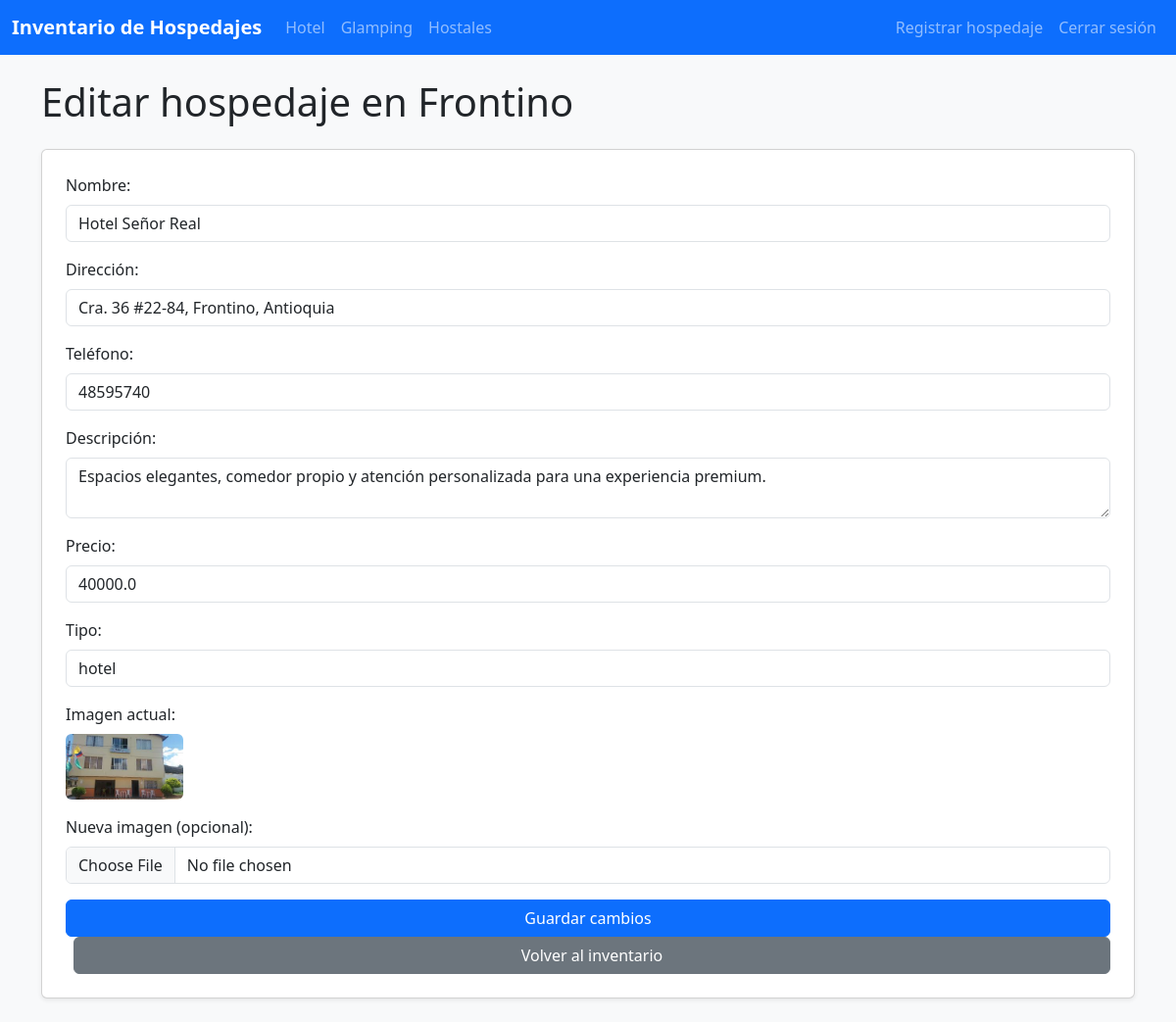
Page /editar/3 (signed in) on the committed database.
### tables this page shows
CREATE TABLE hospedajes (
    id INTEGER PRIMARY KEY AUTOINCREMENT,
    nombre TEXT NOT NULL,
    direccion TEXT NOT NULL,
    telefono TEXT NOT NULL,
    descripcion TEXT,
    precio REAL DEFAULT 0.0,
    tipo TEXT,
    imagen TEXT
);

### app.py (the view)
@app.route('/editar/<int:id>', methods=['GET', 'POST'])
def editar(id):
    if session.get('usuario') != 'admin':
        return redirect(url_for('login'))
    conn = sqlite3.connect('inventario.db')
    c = conn.cursor()
    if request.method == 'POST':
        nombre = request.form['nombre']
        direccion = request.form['direccion']
        telefono = request.form['telefono']
        descripcion = request.form['descripcion']
        precio = request.form.get('precio', 0)
        tipo = request.form.get('tipo', '')
        imagen_file = request.files.get('imagen')
        imagen_path = request.form.get('imagen_actual', '')
        if imagen_file and imagen_file.filename:
            filename = f"{nombre.replace(' ', '_')}_{imagen_file.filename}"
            save_path = os.path.join(app.config['UPLOAD_FOLDER'], filename)
            imagen_file.save(save_path)
            imagen_path = save_path.replace('\\', '/').replace('c:/Users/Yamile/Desktop/Sistema de Inventario/', '')
        c.execute('''UPDATE hospedajes SET nombre=?, direccion=?, telefono=?, descripcion=?, precio=?, tipo=?, imagen=? WHERE id=?''',
              (nombre, direccion, telefono, descripcion, precio, tipo, imagen_path, id))
        conn.commit()
        conn.close()
        return redirect(url_for('index'))
    else:
        c.execute('SELECT * FROM hospedajes WHERE id = ?', (id,))
        hospedaje = c.fetchone()
        conn.close()
        if not hospedaje:
            return redirect(url_for('index'))
        return render_template('editar.html', hospedaje=hospedaje)

### templates/editar.html (shortened to what this page needs)
<!DOCTYPE html>
<html lang="es">
<head>
<head>
    <link href="https://cdn.jsdelivr.net/npm/bootstrap@5.3.2/dist/css/bootstrap.min.css" rel="stylesheet">
</head>
<nav class="navbar navbar-expand-lg navbar-dark bg-primary">
    <div class="container-fluid">
        <a class="navbar-brand fw-bold" href="{{ url_for('index') }}">Inventario de Hospedajes</a>
        <div class="collapse navbar-collapse" id="navbarNav">
            <ul class="navbar-nav me-auto">
                <li class="nav-item">
                    <a class="nav-link" href="{{ url_for('hospedajes_por_tipo', tipo='hotel') }}">Hotel</a>
                </li>
                <li class="nav-item">
                    <a class="nav-link" href="{{ url_for('hospedajes_por_tipo', tipo='glamping') }}">Glamping</a>
                </li>
                <li class="nav-item">
                    <a class="nav-link" href="{{ url_for('hospedajes_por_tipo', tipo='hostal') }}">Hostales</a>
                </li>
            </ul>
            <ul class="navbar-nav ms-auto">
                <li class="nav-item">
                    <a class="nav-link" href="{{ url_for('registrar') }}">Registrar hospedaje</a>
                </li>
                <li class="nav-item">
                    <a class="nav-link" href="{{ url_for('logout') }}">Cerrar sesión</a>
                </li>
            </ul>
        </div>
    </div>
</nav>
    <body class="bg-light">
        <div class="container py-4">
            <h1 class="mb-4">Editar hospedaje en Frontino</h1>
            <form method="post" enctype="multipart/form-data" class="card p-4 shadow-sm">
                <div class="mb-3">
                    <label class="form-label">Nombre:</label>
                    <input type="text" class="form-control" name="nombre" value="{{ hospedaje[1] }}" required>
                </div>
                <div class="mb-3">
                    <label class="form-label">Dirección:</label>
                    <input type="text" class="form-control" name="direccion" value="{{ hospedaje[2] }}" required>
                </div>
                <div class="mb-3">
                    <label class="form-label">Teléfono:</label>
                    <input type="text" class="form-control" name="telefono" value="{{ hospedaje[3] }}" required>
                </div>
                <div class="mb-3">
                    <label class="form-label">Descripción:</label>
                    <textarea class="form-control" name="descripcion">{{ hospedaje[4] }}</textarea>
                </div>
                <div class="mb-3">
                    <label class="form-label">Precio:</label>
                    <input type="number" class="form-control" name="precio" step="0.01" min="0" value="{{ hospedaje[5] }}">
                </div>
                <div class="mb-3">
                    <label class="form-label">Tipo:</label>
                    <input type="text" class="form-control" name="tipo" value="{{ hospedaje[6] }}">
                </div>
                <div class="mb-3">
                    <label class="form-label">Imagen actual:</label><br>
                    {% if hospedaje[7] %}
                        <img src="/{{ hospedaje[7] }}" alt="Imagen actual" style="max-width:120px;max-height:80px;object-fit:cover;border-radius:6px;">
                    {% else %}
                        <span class="text-muted">Sin imagen</span>
                    {% endif %}
                </div>
                <div class="mb-3">
                    <label class="form-label">Nueva imagen (opcional):</label>
                    <input type="file" class="form-control" name="imagen" accept="image/*">
                </div>
                <button type="submit" class="btn btn-primary">Guardar cambios</button>
                <a href="{{ url_for('index') }}" class="btn btn-secondary ms-2">Volver al inventario</a>
            </form>
        </div>
    </body>

### rows in the picture
hospedajes: nombre "Hotel Señor Real", direccion "Cra. 36 #22-84, Frontino, Antioquia", telefono "48595740", descripcion "Espacios elegantes, comedor propio y atención personalizada para una experiencia premium.", precio "40000.0", tipo "hotel", imagen (picture)
